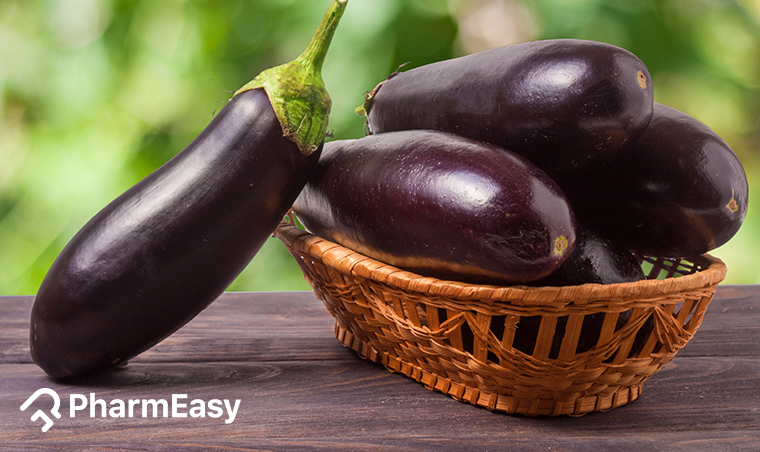
#> input picture Extra 25 Projects/Photo Manipulation/20.jpg, 760 x 452 px
$ python main.py
#> lines starting #> are read from the running program, lines starting #| are printed output that depends on the picture
from PIL import Image, ImageEnhance, ImageFilter

# Load the image
image_path = "20.jpg"  # Change this to your image file
image = Image.open(image_path)
#> image is the input picture: PIL image 760x452 RGB; mean R, G, B 110.2, 97.5, 71.8

# Convert to grayscale
gray_image = image.convert("L")
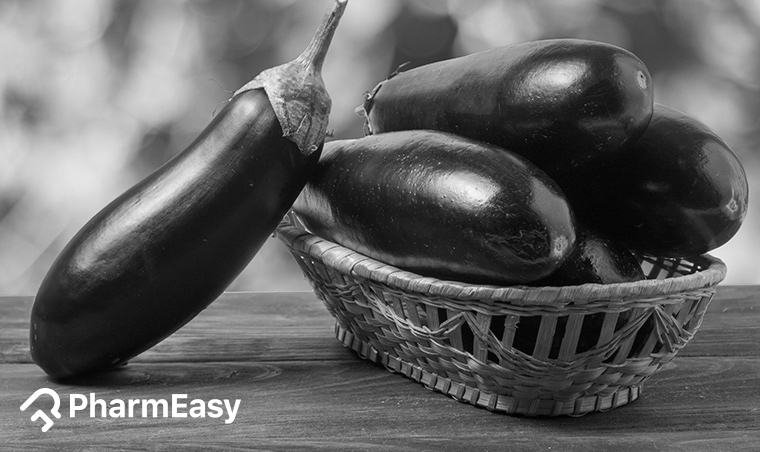
#> gray_image: PIL image 760x452 L; min 0, max 255, mean 98.4

# Apply blur filter
blurred_image = image.filter(ImageFilter.BLUR)
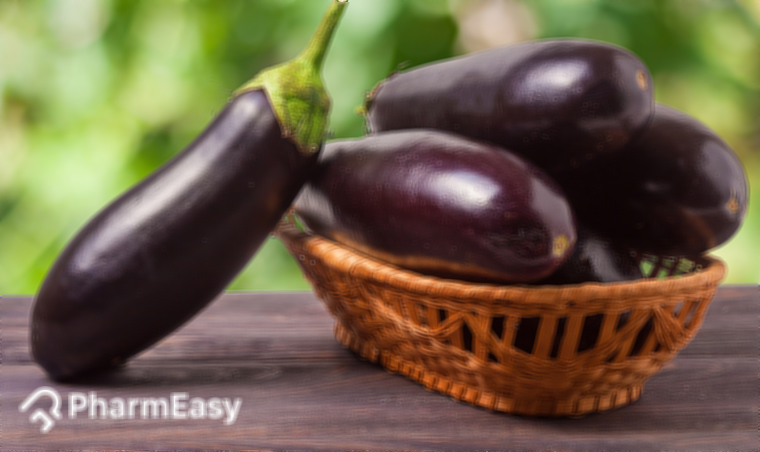
#> blurred_image: PIL image 760x452 RGB; mean R, G, B 110.3, 97.5, 71.9

# Adjust brightness (1.5 times brighter)
brightness_enhancer = ImageEnhance.Brightness(image)
bright_image = brightness_enhancer.enhance(1.5)
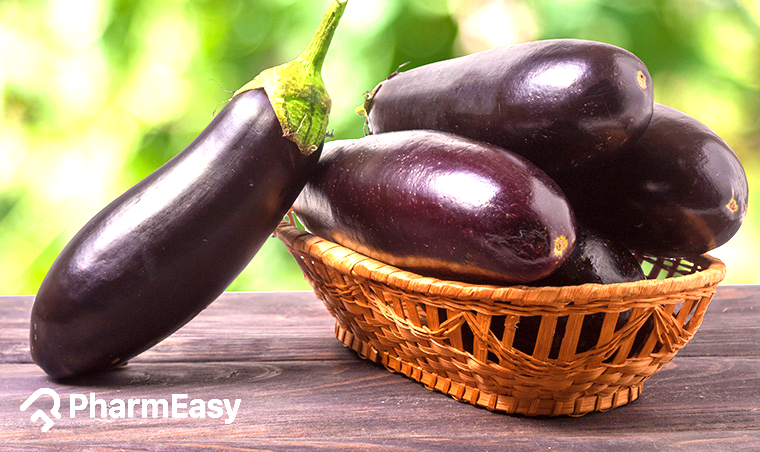
#> bright_image: PIL image 760x452 RGB; mean R, G, B 158.4, 136.8, 105.9

# Adjust contrast (1.8 times higher contrast)
contrast_enhancer = ImageEnhance.Contrast(image)
contrast_image = contrast_enhancer.enhance(1.8)
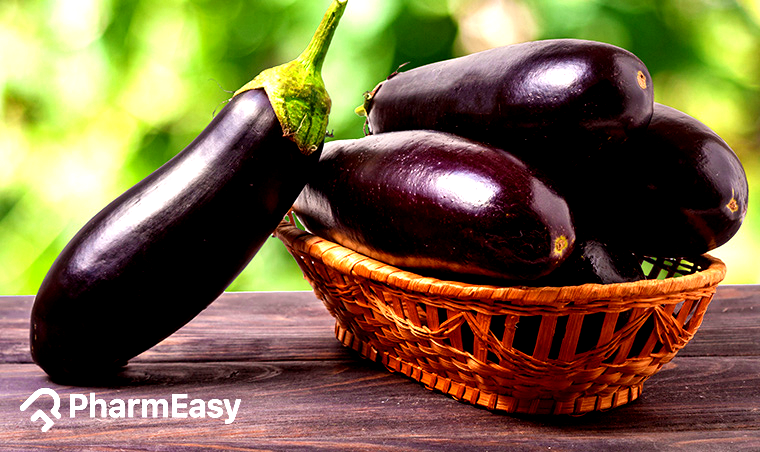
#> contrast_image: PIL image 760x452 RGB; mean R, G, B 119.9, 101.5, 65.3

# Save the edited images
gray_image.save("gray_sample.jpg")
blurred_image.save("blur_sample.jpg")
bright_image.save("bright_sample.jpg")
contrast_image.save("contrast_sample.jpg")

# Show all the images
image.show(title="Original Image")
gray_image.show(title="Grayscale Image")
blurred_image.show(title="Blurred Image")
bright_image.show(title="Brighter Image")
contrast_image.show(title="High Contrast Image")

print("✅ Image processing complete! Check your directory for the new images.")
